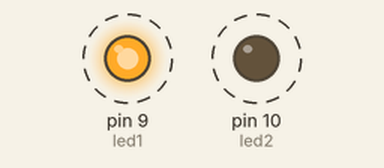
Simulated run of this sketch. Board: Arduino Uno, built with avr-gcc and run on an emulated ATmega328P. Parts: output pins drawn as LEDs (lit = HIGH). Dashed ring = blinking.

Above: at 0.2 s.
Timing chart, 0 to 4.6 s (numbered marks = the images above):
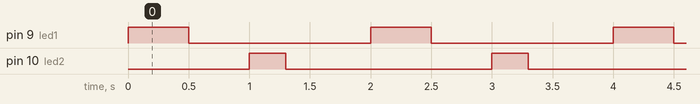

The sketch:

asynchrone.ino
```cpp
// Déclaration des broches des LEDs

const int led1 = 9;
const int led2 = 10;

void setup() {
  pinMode(led1, OUTPUT);
  pinMode(led2, OUTPUT);
}

void loop() {
  digitalWrite(led1, HIGH);  // Allumer les deux LEDs
  delay(500);  // Attendre 500 ms
  digitalWrite(led1, LOW);  // Éteindre les deux LEDs
  delay(500);  // Attendre 500 ms


  digitalWrite(led2, HIGH);
  delay(300);  // Attendre 500 ms
  digitalWrite(led2, LOW);
  delay(700);  // Attendre 500 ms

}
```

Measured:
- by itself, pin 9 (led1): alternates HIGH for 0.50 s and LOW for 1.5 s
- by itself, pin 10 (led2): alternates HIGH for 0.30 s and LOW for 1.7 s
- by itself, everything shown: repeats every 2.0 s, in 4 steps
